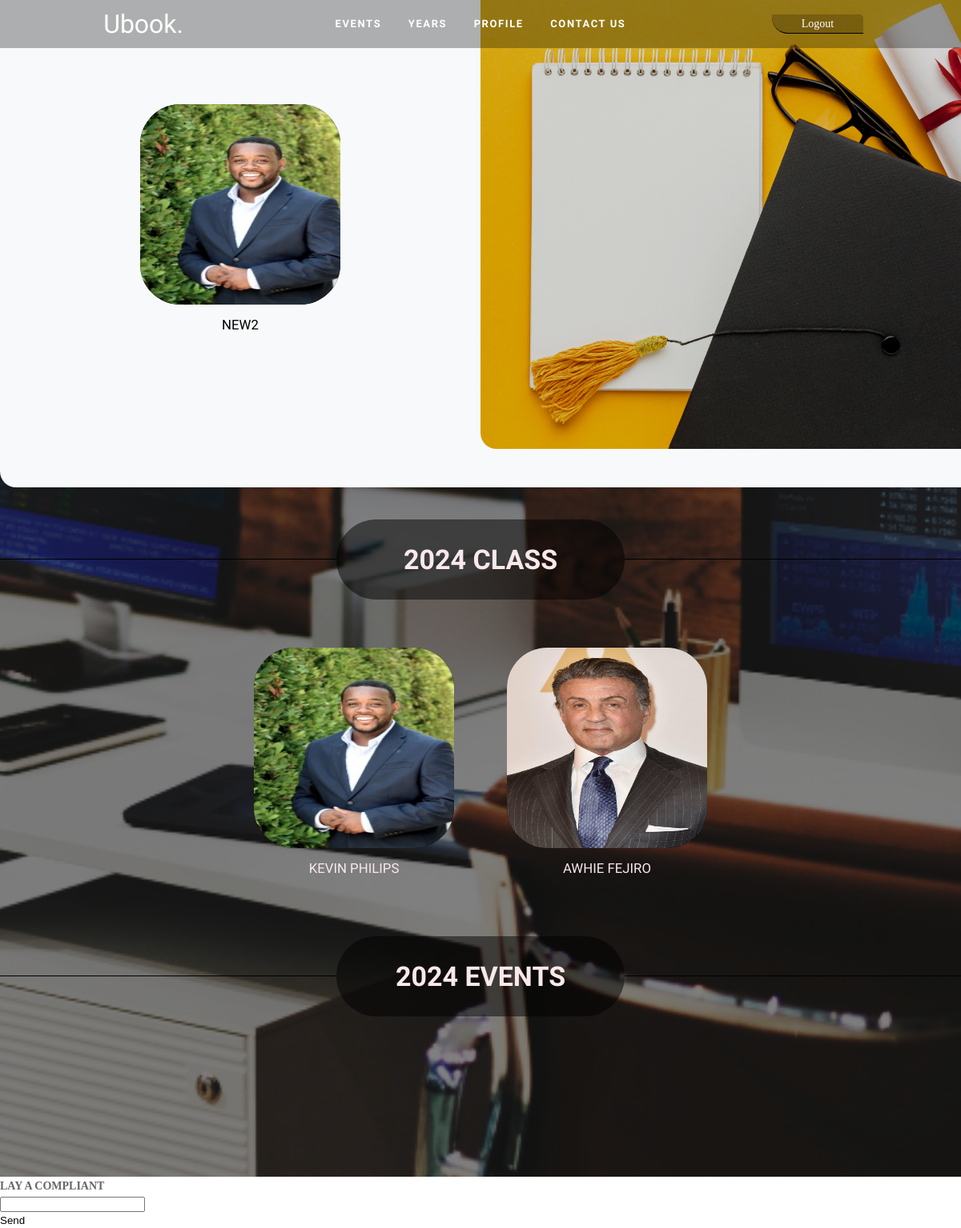
The page /home/ (signed in) on the database its author committed.
### book/models.py (models this page shows, shortened)
class Student(models.Model):
    user = models.OneToOneField(User, on_delete=models.CASCADE, null=True)
    first_name = models.CharField(max_length=50, blank=True)
    last_name = models.CharField(max_length=50, blank=True)
    profile_picture = models.ImageField(upload_to='profile_pics', blank=True, null=True, default='default.jpg')
    year_of_admission = models.IntegerField(choices=[(year, year) for year in range(2017, datetime.date.today().year + 1)], default=2017)
    nick_name = models.CharField(max_length=50,blank=True)
    linkedin_url = models.URLField(blank=True)  # Use URLField instead of CharField for validation
    phone_regex = RegexValidator(regex=r"^\d{10,15}$", message="Phone number must be 10-15 digits.")
    phone_number = models.CharField(validators=[phone_regex], max_length=15, blank=True)
    instagram_handle = models.CharField(max_length=50, blank=True)  # Use "handle" for clarity
    can_post = models.BooleanField(default=False)
    accept_log = models.BooleanField(default=False)

### book/views.py (the view)
@lr
def home_view(request):
    year=request.user.student.year_of_admission
    try:
        students = Student.objects.filter(year_of_admission=year)
        events = Event.objects.filter(event_year=year)
        event_data = [(event, EventImage.objects.filter(event=event)) for event in events]
        context = {'students': students, "event_data": event_data}
        return render(request, 'my_page.html', context)
    except Event.DoesNotExist:
        return render(request, "404.html")

### book/templates/my_page.html (shortened to what this page needs)
<!DOCTYPE html>
<html lang="en">
  <head>
    <head>
      {% load static %}
      {% include "head.html" %}
  </head>
  <body>
    <div class="back-im">
      <div id="nav">
        <div id="nav_side">
          <div id="nav_logo" class="icons-con">
            <a href="" class="logo">Ubook.</a>
          </div>
          <ul class="ul">
            <li><a href="{% if request.user.is_authenticated %}{% url 'event'  user.student.year_of_admission  %}{% else %}{% url 'event' current_year  %}{% endif %}">events</a></li>
            <li><a href="{% if request.user.is_authenticated %}{% url 'year'  user.student.year_of_admission  %}{% else %}{% url 'year' current_year  %}{% endif %}">years</a></li>
            {% if request.user.is_authenticated %}<li><a href="{% url 'fprofile' %}">profile</a></li>{% endif %}
            <li><a href="{% url 'about_us' %}">contact us</a></li>
          </ul>
          <div class="icons-con" id="icons-con">
            <a href="{% url 'logout' %}"><p class='color-white'>Logout</p></a>
          </div>
        </div>
      </div>
      <div id="home-con">
        <div id="left-home" class="home">
          <div class="user-con">
            <img class='user-im box-dark' src="{% if user.student.profile_picture %}{{ user.student.profile_picture.url }}{% else %}{% static 'default.jpg' %}{% endif %}" >
            <div class="user-nam">{{ user.username }}</div>
          </div>
        </div>
        <div id="right-home" class="home"></div>
      </div>
      <div class="color-light">
          <div class="break-box1-con">
            <div class="break-side"></div>
            <div class="break-box1">
              <span>{{user.student.year_of_admission}} class</span>
            </div>
            <div class="break-side"></div>
          </div>
        <div class="post box99">
          {% for student in students %}
          <a href="{% url 'detail' student.pk %}"><div class="user-co">
            <div ><img src="{{ student.profile_picture.url }}" alt="Profile picture" class="user-im box-dark"></div>
            <div class="user-nam">{{ student.first_name }} {{ student.last_name }}</div>
          </div>
        </a>
    {% endfor %}
        </div>
          <div class="break-box1-con">
            <div class="break-side"></div>
            <div class="break-box1">
              <span>{{user.student.year_of_admission}} events</span>
            </div>
            <div class="break-side"></div>
          </div>
      <div class="post box99">
        </div>
      </div>
      </div>
    {% include "footer.html" %}
  </body>
</html>

### book/static/css/one.css (style rules this page uses)
* { margin: 0; padding: 0; box-sizing: border-box; }
.color-white { color: white; font-family: Poppins-Bold; }
body { font-family: "Platypi", serif; font-size: 14px; line-height: 20px; margin: 0; min-height: 100%; line-height: 20px; }
.color-light { color: rgb(250, 232, 235); text-transform: uppercase; }
.back-im { background-image: url("../pic/back.jpg"); background-attachment: fixed; background-size: cover; background-position: center; background-color: rgba(0, 0, 0, 0.5); background-blend-mode: color; }
ul, li { margin: 0; list-style-type: none; }
p { font-family: Poppins-Regular; font-size: 14px; line-height: 1.7; color: #666; margin: 0; }
a { text-decoration: none; cursor: pointer; margin: 0; color: inherit; }
.box99 { min-height: 10rem; display: flex; flex-direction: row; flex-wrap: wrap; justify-content: center; align-items: center; gap: 16px; max-width: 1400px; margin: 0 auto; padding: 20px 10px; width: 100%; }
.user-con { height: 300px; width: 300px; position: absolute; top: 50%; left: 50%; transform: translate(-50%, -50%); text-align: center; }
.user-nam { display: flex; font-size: larger; padding: 10px; justify-content: center; text-transform: uppercase; }
.user-im { height: 250px; width: 250px; margin: 0 auto; border-radius: 50px; background-color: #000000; }
.break-box1 { display: flex; justify-content: center; font-family: "Platypi", serif; font-weight: 600; font-size: 34px; height: 100px; background-color: rgba(0, 0, 0, 0.5); text-align: center; width: 30%; border-radius: 50px; align-items: center; text-transform: uppercase; }
.break-box1-con { height: 100px; width: 100%; display: flex; margin-top: 40px; margin-bottom: 40px; }
.break-side { width: 35%; height: 50%; border-bottom: solid black 1px; }
.user-co { align-self: center; height: 300px; width: 300px; text-align: center; }
li a { font-size: 13px; letter-spacing: 0.1rem; padding: 10px 15px; display: inline-block; position: relative; font-weight: 700; color: white; }
li { list-style: none; text-transform: uppercase; display: inline-block; }
.ul { margin: 0px; width: 100%; }
#nav { z-index: 9999; position: absolute; width: 100%; top: 0px; padding: 10px; text-align: center; background-color: rgba(0, 0, 0, 0.3); }
.logo { color: #fff; font-weight: 400; left: 0px; }
#nav_side { display: flex; text-align: center; align-items: center; padding-left: 7rem; padding-right: 7rem; }
.icons-con { animation: rubberBand 3s ease; width: 150px; color: white; font-size: xx-large; }
#icons-con { background-color: rgba(0, 0, 0, 0.2); border-bottom-left-radius: 20px; border-top-right-radius: 5px; border-bottom: solid black 1px; }
.home { width: 50%; height: 35rem; }
#home-con { display: flex; height: 38rem; background-color: #f8f9fa !important; border-bottom-left-radius: 20px; }
#left-home { position: relative; }
#right-home { background-image: url("../pic/gra.jpg"); background-size: cover; background-position: center; position: relative; border-bottom-left-radius: 20px; background-color: rgba(0, 0, 0, 0.17); background-blend-mode: color; }

### book/static/css/anime.css (style rules this page uses)
.user-nam { animation: zoomIn 1s ease-out; }

### book/static/css/animation.css (style rules this page uses)
:root { --animate-duration: 1s; --animate-delay: 1s; --animate-repeat: 1; }

### rows shown on the page
Student: profile_picture (picture), first_name "KEVIN", last_name "PHILIPS"
Student: profile_picture (picture), first_name "AWHIE", last_name "FEJIRO"

### other values the page prints
{{ user.username }} "NEW2"
{{ user.student.year_of_admission }} "2024"
